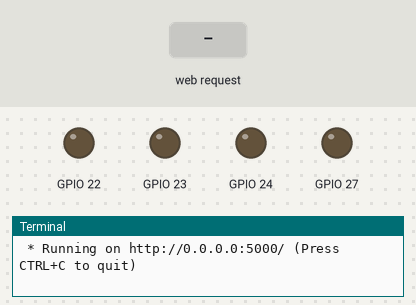
The program below on a simulated Raspberry Pi (BCM pin numbers). On the bench: output pins drawn as LEDs (lit = HIGH), the last lines printed to the terminal. Inputs (shaded band) come from the test bench. The clock reads 2024-03-15 10:24:30 at power-on unless the program sets it.

Above: at 1.2 s.
1.3 s: HTTP request for /27/on received
At 2.5 s:
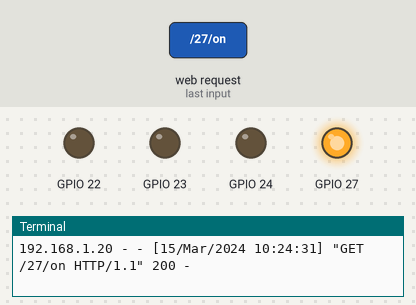
2.8 s: HTTP request for /22/toggle received
At 3.7 s:
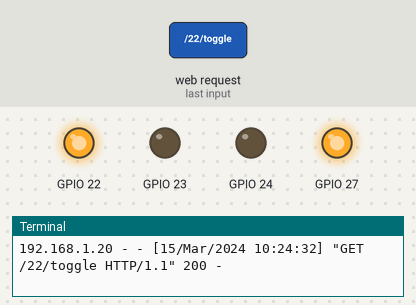
4.3 s: HTTP request for /27/off received
At 4.8 s:
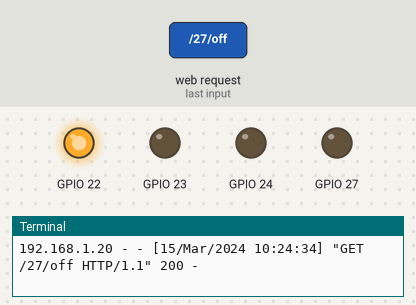
5.8 s: HTTP request for /23/on received
At 7.0 s:
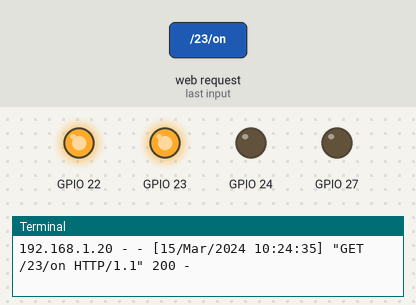
7.3 s: HTTP request for /22/off received
At 8.3 s:
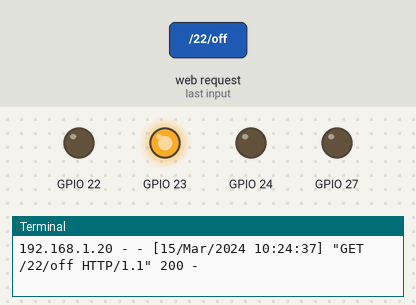
8.8 s: HTTP request for /27/toggle received
At 9.5 s:
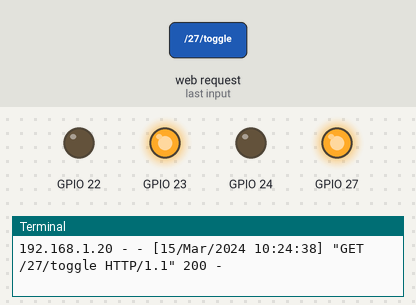
Timing chart, 0 to 11.3 s (numbered marks = the images above; inputs shaded):
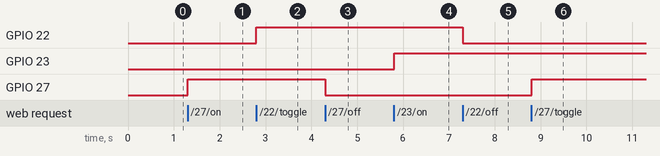

Measured:
- after the input at 1.3 s, GPIO 27: LOW → HIGH at once
- after the input at 2.8 s, GPIO 22: LOW → HIGH at once
- after the input at 4.3 s, GPIO 27: HIGH → LOW at once
- after the input at 5.8 s, GPIO 23: LOW → HIGH at once
- after the input at 7.3 s, GPIO 22: HIGH → LOW at once
- after the input at 8.8 s, GPIO 27: LOW → HIGH at once

The program:

temperature.py
```python
#!/usr/bin/python
# -*- coding: UTF-8 -*-

import time,datetime                #載入時間套件
from time import strftime           #從time套件載入strftime套件

import RPi.GPIO as GPIO                              #載入PI-IO套件
import subprocess                                    #載入執行外部程式套件
from flask import Flask, render_template, request,redirect, url_for
#  載入      網頁製作套件, 網頁指向套件   , POST,GET套件

app = Flask(__name__)

GPIO.setmode(GPIO.BCM)                    #設定BCM接腳GPIO模式 GPIO2~GPIO26

#創一個pins字典名,PI腳號:名稱和接腳狀態
pins = {
   27 : {'name' : 'led1', 'state' : GPIO.LOW},
   22 : {'name' : 'led2', 'state' : GPIO.LOW},
   23 : {'name' : 'led3', 'state' : GPIO.LOW},
   24 : {'name' : 'led4', 'state' : GPIO.LOW}
   }

#定義腳位OUTPUT,初始為LOW
for pin in pins:
   GPIO.setup(pin, GPIO.OUT)
   GPIO.output(pin, GPIO.LOW)


@app.route('/')                    #http://192.168.XX.XX:5000/
def index():                       #首頁function
	print "現在在首頁"			   #PI顯示
	return "Hello world" \
		   "<form method='get' action='/test1'>" \
           "</br>" \
           "<button type='submit'>到溫度頁</button></form>" \
           "<form method='get' action='/led'>" \
           "</br>" \
           "<button type='submit'>到LED頁</button></form>"

            #顯示Hello,按鍵到/test1


@app.route('/test1')                    #http://192.168.XX.XX:5000/
def test1():                       #首頁function

#for num in range(5):
	#while  True:
		now=strftime("%H:%M:%S")          #定義now=現在時間指令
		#print now

		file=open("/sys/bus/w1/devices/28-031721667fff/w1_slave")#定義file=開溫度的檔案路徑
		text=file.read()    #定義text=讀檔案內的資料存在text
		file.close          #檔案關閉
		#print text

		secondline=text.split("\n")[1]  #用("\n")換行篩選第[0]第1行[1]第2行
		#print secondline               #PI顯示測試看有沒抓對行

		tempdata=secondline.split(" ")[9] #用(" ")空格篩選第[0]第1個[1]第2個~[9]第10個
		#print tempdata                   #PI顯示測試看有沒抓對資料t=27500
		temp=float(tempdata[2:])          #轉成浮點抓第3碼開始的數字
		#print temp                       #PI顯示測試抓對資料嗎27500
		temp=temp/1000                    #27500/1000=27.5
		#print temp                       #PI顯示測試抓對資料嗎27.5

		print "現在時間是:" + now + "　溫度=" + str(temp)   #PI顯示現在時間跟溫度
		#time.sleep(1)

		return "現在時間是:" + now + "　溫度=" + str(temp) + \
			   "<form method='get' action='/'>" \
               "</br>" \
               "<button type='submit'>回首頁</button></form>"#PI顯示現在時間跟溫度

@app.route('/led')                    #http://192.168.XX.XX:5000/
def led():                       #首頁function
	#首頁先對每個接腳讀取載入狀態:
      for pin in pins:
            pins[pin]['state'] = GPIO.input(pin)

      #定義templateData變數為pin字典的內容

      templateData = {
      'pins' : pins
      }
      #templateData是從HTML回傳過來的值
      return render_template('led.html', **templateData)    #回傳回首頁網頁

@app.route("/<changePin>/<action>")
def action(changePin, action):
   changePin = int(changePin)                #int定義
   deviceName = pins[changePin]['name']
   if action == "on":
      GPIO.output(changePin, GPIO.HIGH)      # Set the pin high:
      # Save the status message to be passed into the template:
      message = "Turned " + deviceName + " on."
   if action == "off":
      GPIO.output(changePin, GPIO.LOW)
      message = "Turned " + deviceName + " off."
   if action == "toggle":
      # Read the pin and set it to whatever it isn't (that is, toggle it):
      GPIO.output(changePin, not GPIO.input(changePin))
      message = "Toggled " + deviceName + "."

   for pin in pins:
      pins[pin]['state'] = GPIO.input(pin)

   templateData = {
      'message' : message,
      'pins' : pins
   }

   return render_template('led.html', **templateData)


#@app.route('/led')                    #http://192.168.XX.XX:5000/
#def led():                       #首頁function
#	return render_template('led.html')   #顯示led.html網頁

if __name__ == '__main__':
	app.run(debug=True, host='0.0.0.0') 
```
